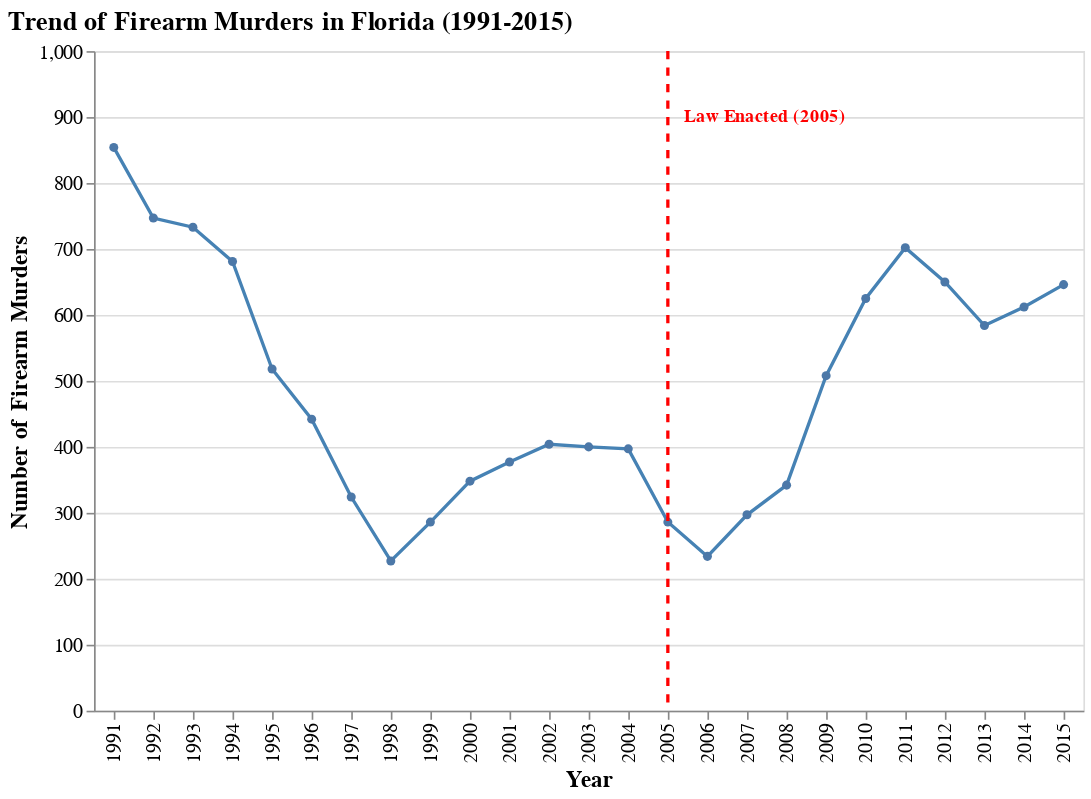

Here is the notebook cell this chart was saved with:
### Markdown cell above
<div class="alert alert-info" style="color:black">

### Question 3.3
rubric={viz:2}

<h4>Python</h4>
<p>Improve my Altair plot. Chose the best type of plot to accurately reveal what the data looks like. Design the plot to be an effective plot for communication purposes, this includes proper figure size, axis/figure titles, font sizes, colors, etc.</p>
    
</div>

### Code cell
# YOUR ANSWER HERE
# Load the data
df_guns = pd.read_csv('./data//guns-r-us.csv')

# 1. Create the standard line chart
base = alt.Chart(df_guns).encode(
    alt.X('Year:O', title='Year'),
    alt.Y('Firearm murders:Q', 
          title='Number of Firearm Murders',
          scale=alt.Scale(domain=[0, 1000])) # Start at 0 for honesty
)

line = base.mark_line(point=True, color='steelblue').properties(
    title='Trend of Firearm Murders in Florida (1991-2015)'
)

# 2. Add a vertical line for the law enactment (2005)
rule = alt.Chart(pd.DataFrame({'Year': [2005]})).mark_rule(
    color='red', 
    strokeDash=[5, 5],
    size=2
).encode(x='Year:O')

# 3. Add text label to explain the red line
text = alt.Chart(pd.DataFrame({
    'Year': [2005], 
    'murders': [900], 
    'text': ['Law Enacted (2005)']
})).mark_text(
    align='left',
    dx=10,
    color='red',
    fontWeight='bold'
).encode(
    x='Year:O',
    y=alt.Y('murders:Q'),
    text='text'
)

# Combine the layers
improved_guns_plot = (line + rule + text).properties(
    width=600,
    height=400
).configure_axis(
    labelFontSize=12,
    titleFontSize=14
).configure_title(
    fontSize=16,
    anchor='start'
)

improved_guns_plot

### Figure 1 — Vega-Lite specification as saved in the notebook (floating-point values rounded to 4 significant figures)
{"$schema": "https://vega.github.io/schema/vega-lite/v5.20.1.json", "config": {"axis": {"labelFontSize": 12, "titleFontSize": 14}, "title": {"anchor": "start", "fontSize": 16}, "view": {"continuousHeight": 300, "continuousWidth": 300}}, "datasets": {"data-69178a3c0c4690b3c0408683c2b01cad": [{"Year": 2005}], "data-c117f0f9d316610b34457bf9012e4d12": [{"Year": 2005, "murders": 900, "text": "Law Enacted (2005)"}], "data-c4a9cf1078d203ff41ddd7523bcc4f2f": [{"Firearm murders": 854, "Year": 1991}, {"Firearm murders": 747, "Year": 1992}, {"Firearm murders": 733, "Year": 1993}, {"Firearm murders": 681, "Year": 1994}, {"Firearm murders": 518, "Year": 1995}, {"Firearm murders": 442, "Year": 1996}, {"Firearm murders": 324, "Year": 1997}, {"Firearm murders": 227, "Year": 1998}, {"Firearm murders": 286, "Year": 1999}, {"Firearm murders": 348, "Year": 2000}, {"Firearm murders": 377, "Year": 2001}, {"Firearm murders": 404, "Year": 2002}, {"Firearm murders": 400, "Year": 2003}, {"Firearm murders": 397, "Year": 2004}, {"Firearm murders": 286, "Year": 2005}, {"Firearm murders": 234, "Year": 2006}, {"Firearm murders": 297, "Year": 2007}, {"Firearm murders": 342, "Year": 2008}, {"Firearm murders": 508, "Year": 2009}, {"Firearm murders": 625, "Year": 2010}, {"Firearm murders": 702, "Year": 2011}, {"Firearm murders": 650, "Year": 2012}, {"Firearm murders": 584, "Year": 2013}, {"Firearm murders": 612, "Year": 2014}, {"Firearm murders": 646, "Year": 2015}]}, "height": 400, "layer": [{"data": {"name": "data-c4a9cf1078d203ff41ddd7523bcc4f2f"}, "encoding": {"x": {"field": "Year", "title": "Year", "type": "ordinal"}, "y": {"field": "Firearm murders", "scale": {"domain": [0, 1000]}, "title": "Number of Firearm Murders", "type": "quantitative"}}, "mark": {"color": "steelblue", "point": true, "type": "line"}, "title": "Trend of Firearm Murders in Florida (1991-2015)"}, {"data": {"name": "data-69178a3c0c4690b3c0408683c2b01cad"}, "encoding": {"x": {"field": "Year", "type": "ordinal"}}, "mark": {"color": "red", "size": 2, "strokeDash": [5, 5], "type": "rule"}}, {"data": {"name": "data-c117f0f9d316610b34457bf9012e4d12"}, "encoding": {"text": {"field": "text", "type": "nominal"}, "x": {"field": "Year", "type": "ordinal"}, "y": {"field": "murders", "type": "quantitative"}}, "mark": {"align": "left", "color": "red", "dx": 10, "fontWeight": "bold", "type": "text"}}], "width": 600}
